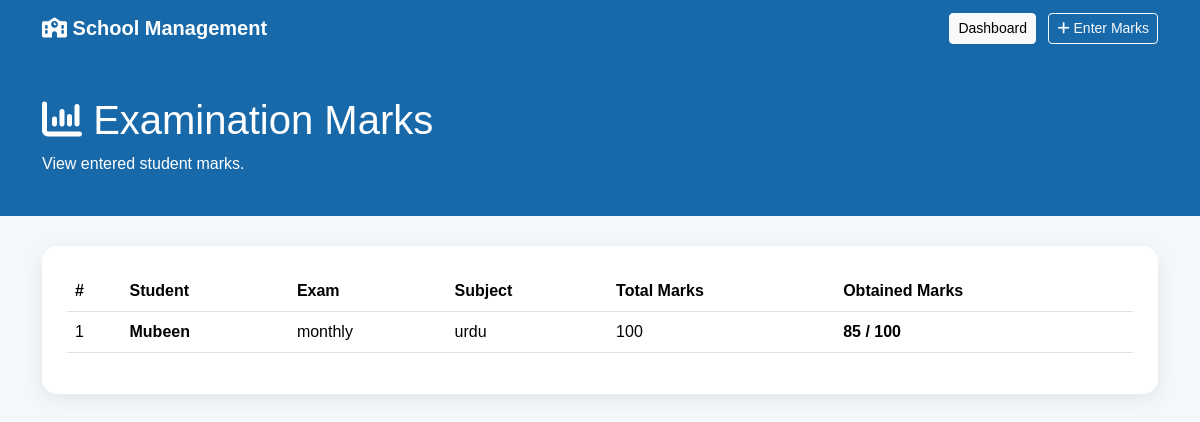
The app's page /marks/ (signed in) with its own data.
### schoolapp/models.py (models this page shows, shortened)
class ExamMark(models.Model):
    exam = models.ForeignKey(
        Exam,
        on_delete=models.CASCADE,
        related_name='marks'
    )
    student = models.ForeignKey(
        Student,
        on_delete=models.CASCADE,
        related_name='exam_marks'
    )
    subject = models.ForeignKey(
        Subject,
        on_delete=models.CASCADE,
        related_name='exam_marks'
    )
    total_marks = models.PositiveIntegerField()
    obtained_marks = models.PositiveIntegerField()
    created_at = models.DateTimeField(auto_now_add=True)
    class Meta:
        ordering = ['student__name']
        constraints = [
            models.UniqueConstraint(
                fields=['exam', 'student', 'subject'],
                name='unique_exam_student_subject'
            )
        ]

class Student(models.Model):
    GENDER_CHOICES = [
        ('Male', 'Male'),
        ('Female', 'Female'),
    ]
    name = models.CharField(max_length=150)
    father_name = models.CharField(max_length=150)
    email = models.EmailField(blank=True)
    phone = models.CharField(max_length=20)
    date_of_birth = models.DateField()
    gender = models.CharField(
        max_length=10,
        choices=GENDER_CHOICES
    )
    school_class = models.ForeignKey(
        SchoolClass,
        on_delete=models.SET_NULL,
        null=True,
        blank=True,
        related_name='students'
    )
    address = models.TextField()
    photo = models.ImageField(
        upload_to='students/',
        blank=True,
        null=True
    )
    admission_date = models.DateField(
        auto_now_add=True
    )

class Exam(models.Model):
    name = models.CharField(max_length=150)
    school_class = models.ForeignKey(
        SchoolClass,
        on_delete=models.CASCADE,
        related_name='exams'
    )
    start_date = models.DateField()
    end_date = models.DateField()
    description = models.TextField(blank=True)
    created_at = models.DateTimeField(auto_now_add=True)

class Subject(models.Model):
    name = models.CharField(max_length=20)
    school_class = models.ForeignKey(
        SchoolClass,
        on_delete=models.CASCADE,
        related_name='subjects'
    )

### schoolapp/views.py (the view)
# urls.py: path('marks/', views.marks_list, name='marks_list'),
def marks_list(request):
    if not request.user.is_authenticated:
        return redirect('login')
    if not request.user.is_superuser:
        return redirect('home')
    marks = ExamMark.objects.select_related(
        'exam',
        'student',
        'subject'
    ).all()
    return render(
        request,
        'schoolapp/marks_list.html',
        {
            'marks': marks
        }
    )

### templates/schoolapp/marks_list.html (shortened to what this page needs)
<!DOCTYPE html>
<html lang="en">
<head>
    <link
        href="https://cdn.jsdelivr.net/npm/bootstrap@5.3.3/dist/css/bootstrap.min.css"
        rel="stylesheet"
    >
    <link
        rel="stylesheet"
        href="https://cdnjs.cloudflare.com/ajax/libs/font-awesome/6.5.2/css/all.min.css"
    >
</head>
<body>
<nav class="navbar">
    <div class="container">
        <a
            class="navbar-brand fw-bold"
            href="{% url 'home' %}"
        >
            <i class="fa-solid fa-school"></i>
            School Management
        </a>
        <div>
            <a
                href="{% url 'admin_dashboard' %}"
                class="btn btn-light btn-sm me-2"
            >
                Dashboard
            </a>
            <a
                href="{% url 'enter_marks' %}"
                class="btn btn-outline-light btn-sm"
            >
                <i class="fa-solid fa-plus"></i>
                Enter Marks
            </a>
        </div>
    </div>
</nav>
<div class="page-header">
    <div class="container">
        <h1>
            <i class="fa-solid fa-chart-column"></i>
            Examination Marks
        </h1>
        <p class="mb-0">
            View entered student marks.
        </p>
    </div>
</div>
<div class="container mb-5">
    <div class="table-card">
        {% if marks %}
        <div class="table-responsive">
            <table class="table table-hover align-middle">
                <thead>
                    <tr>
                        <th>#</th>
                        <th>Student</th>
                        <th>Exam</th>
                        <th>Subject</th>
                        <th>Total Marks</th>
                        <th>Obtained Marks</th>
                    </tr>
                </thead>
                <tbody>
                    {% for mark in marks %}
                    <tr>
                        <td>
                            {{ forloop.counter }}
                        </td>
                        <td>
                            <strong>
                                {{ mark.student.name }}
                            </strong>
                        </td>
                        <td>
                            {{ mark.exam.name }}
                        </td>
                        <td>
                            {{ mark.subject.name }}
                        </td>
                        <td>
                            {{ mark.total_marks }}
                        </td>
                        <td class="marks-good">
                            {{ mark.obtained_marks }}
                            /
                            {{ mark.total_marks }}
                        </td>
                    </tr>
                    {% endfor %}
                </tbody>
            </table>
        </div>
        {% endif %}
    </div>
</div>
</body>
</html>

### templates/schoolapp/marks_list.html (style rules this page uses)
body { background: #f4f7fb; font-family: Arial, sans-serif; }
.navbar { background: #1769aa; }
.navbar-brand { color: white !important; }
.page-header { background: #1769aa; color: white; padding: 40px 20px; margin-bottom: 30px; }
.table-card { background: white; padding: 25px; border-radius: 15px; box-shadow: 0 5px 20px rgba(0,0,0,0.08); }
.marks-good { color: #198754; font-weight: bold; }

### records on screen
ExamMark: student.name "Mubeen", exam.name "monthly", subject.name "urdu", total_marks "100", obtained_marks "85"
